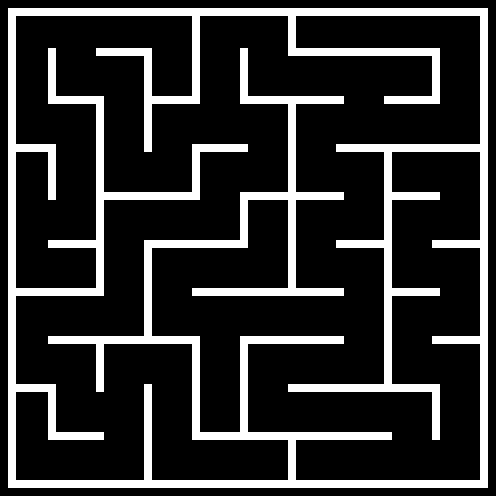

This game map was drawn from its Tiled (.tmx) file and the tilesets committed beside it. A one-line description and the trimmed map source follow:
An orthogonal 62x62 tile map with 8x8 px tiles, 1 tile layer (Background) and 57 objects (4x Painter, Player, Checkpoint).

<map version="1.10" tiledversion="1.10.2" orientation="orthogonal" renderorder="right-down" width="62" height="62" tilewidth="8" tileheight="8" infinite="0" nextlayerid="4" nextobjectid="60">
 <tileset firstgid="1" source="Mazeball.tsx" />
 <layer id="1" name="Background" width="62" height="62">
  <data>[3844 cells, 717 non-empty, 1 distinct tile ids]</data>
 </layer>
 <objectgroup id="2" name="Spawnpoints">
  <object id="52" name="Player" type="Player" x="204" y="19" width="30" height="30" />
  <object id="53" name="Painter" type="Painter" x="397" y="159" width="30" height="30">
   <properties>
    <property name="colour" value="Yellow" />
   </properties>
  </object>
  <object id="54" name="Painter" type="Painter" x="300" y="444" width="30" height="30">
   <properties>
    <property name="colour" value="Red" />
   </properties>
  </object>
  <object id="55" name="Painter" type="Painter" x="62" y="252" width="30" height="30">
   <properties>
    <property name="colour" value="Blue" />
   </properties>
  </object>
  <object id="56" name="Painter" type="Painter" x="158" y="61" width="30" height="30">
   <properties>
    <property name="colour" value="Green" />
   </properties>
  </object>
  <object id="58" name="Checkpoint" type="Checkpoint" x="257" y="465.75">
   <polygon points="0,0 31.75,0 31.5,15.25 -0.25,15.25" />
  </object>
 </objectgroup>
 <objectgroup id="3" name="Walls">
  <object id="1" x="8.25" y="8.75">
   <polygon points="0,0 0.25,7 479.5,7 479.75,-0.25" />
  </object>
  <object id="2" x="8.25" y="16.5">
   <polygon points="0,0 7.5,0 7.5,463.75 -0.25,463.75" />
  </object>
  <object id="3" x="8.5" y="480.75">
   <polygon points="0,0 479,-0.25 479,7.25 -0.25,7.25" />
  </object>
  <object id="4" x="480.5" y="479.75">
   <polygon points="0,0 7.25,0 7,-463.25 -0.25,-463.25" />
  </object>
  <object id="5" x="16.25" y="384.5">
   <polygon points="0,0 39.25,0 39,7 -0.25,7.25" />
  </object>
  <object id="6" x="48.5" y="392.5">
   <polygon points="0,0 7,0 7,39.25 -0.25,39.5" />
  </object>
  <object id="7" x="48.25" y="432.25">
   <polygon points="0,0 55.75,0 55.5,7.5 0,7.75" />
  </object>
  <object id="8" x="144.25" y="384.5">
   <polygon points="0,0 7.5,0 7.25,95.25 0.25,95.5" />
  </object>
  <object id="9" x="288.5" y="440.75">
   <polygon points="0,0 7.25,0 7.25,39.25 0,39" />
  </object>
  <object id="10" x="192.5" y="432.25">
   <polygon points="0,0 199.25,0.25 199.25,7.5 -0.25,7.5" />
  </object>
  <object id="11" x="432.25" y="392.25">
   <polygon points="0,0 7.75,0.25 7.5,47.75 0.25,47.75" />
  </object>
  <object id="12" x="288.5" y="384.25">
   <polygon points="0,0 0,7.5 151,7.5 151,0" />
  </object>
  <object id="13" x="240" y="344.25">
   <polygon points="0,0 7.5,-0.25 7.75,87 0,87" />
  </object>
  <object id="14" x="240" y="336.5">
   <polygon points="0,0 103.5,-0.25 103.25,7 0.25,7.5" />
  </object>
  <object id="15" x="192.25" y="344.5">
   <polygon points="0,0 7.5,-0.25 7.5,87 0.25,86.75" />
  </object>
  <object id="16" x="96.5" y="344.5">
   <polygon points="0,0 7,0.25 7,47 -0.25,47" />
  </object>
  <object id="17" x="48.25" y="336.5">
   <polygon points="0,0 151.75,0.25 151.25,7.5 0,6.75" />
  </object>
  <object id="18" x="432.25" y="336.25">
   <polygon points="0,0 47.25,0 47.75,7.25 0,7.5" />
  </object>
  <object id="19" x="384.25" y="383.75">
   <polygon points="0,0 7.75,0 7.5,-231.25 0,-231.5" />
  </object>
  <object id="20" x="144.5" y="335.5">
   <polygon points="0,0 7,0.25 7,-87.25 -0.25,-86.75" />
  </object>
  <object id="21" x="16.25" y="288.25">
   <polygon points="0,0 79.75,0.25 79.75,7.25 0,7.75" />
  </object>
  <object id="22" x="96.75" y="295.5">
   <polygon points="0,0 7,0.25 6.75,-191.25 -0.25,-191" />
  </object>
  <object id="23" x="144.5" y="240.75">
   <polygon points="0,0 0.25,7.25 95.5,6.75 95.5,-0.75" />
  </object>
  <object id="25" x="192.5" y="288.5">
   <polygon points="0,0 151.25,0 151,7 0,7.25" />
  </object>
  <object id="26" x="392.25" y="288.75">
   <polygon points="0,0 47.75,-0.25 47.5,6.75 0.25,6.75" />
  </object>
  <object id="27" x="432" y="240.5">
   <polygon points="0,0 48,0 47.75,7 0.5,7.25" />
  </object>
  <object id="28" x="336.25" y="240.25">
   <polygon points="0,0 47.5,-0.25 47.75,7.25 0.25,7.25" />
  </object>
  <object id="29" x="288.25" y="287.25">
   <polygon points="0,0 7.75,0.25 7.25,-183.25 0.25,-183" />
  </object>
  <object id="30" x="240.5" y="247.75">
   <polygon points="0,0 7.25,-0.25 7.25,-47.5 0,-47.25" />
  </object>
  <object id="31" x="240.25" y="192.5">
   <polygon points="0,0 0,7.5 47.75,7 47.75,0" />
  </object>
  <object id="32" x="296.5" y="192.5">
   <polygon points="0,0 47,-0.25 47,7 -0.25,7.25" />
  </object>
  <object id="33" x="392.5" y="192.75">
   <polygon points="0,0 47.25,-0.5 47,7 -0.5,6.75" />
  </object>
  <object id="34" x="336.25" y="144.5">
   <polygon points="0,0 0.25,7.25 143.5,7.25 143.25,-0.25" />
  </object>
  <object id="35" x="48.75" y="240.5">
   <polygon points="0,0 47.25,0.25 47.5,7 -0.25,7" />
  </object>
  <object id="36" x="16.25" y="144.5">
   <polygon points="0,0 39.5,-0.25 39.75,7.25 -0.25,7.5" />
  </object>
  <object id="37" x="48.5" y="152.75">
   <polygon points="0,0 7.5,0 7.25,46.5 -0.25,46.75" />
  </object>
  <object id="38" x="104.25" y="192.5">
   <polygon points="0,0 95.25,-0.25 95.5,7 -0.5,7" />
  </object>
  <object id="39" x="192" y="144.5">
   <polygon points="0,0 55.75,0 55.5,7 0.25,7" />
  </object>
  <object id="40" x="192.25" y="152.75">
   <polygon points="0,0 7.5,0 7.25,39.25 0.25,39.25" />
  </object>
  <object id="41" x="48.5" y="96.75">
   <polygon points="0,0 55.5,-0.5 55.25,7 -0.25,6.75" />
  </object>
  <object id="42" x="48.5" y="48.75">
   <polygon points="0,0 7.25,-0.25 7.5,47.25 -0.25,47.5" />
  </object>
  <object id="43" x="96.5" y="48.5">
   <polygon points="0,0 55,0 55,7.25 0,7" />
  </object>
  <object id="44" x="144.25" y="56.5">
   <polygon points="0,0 7.25,0 7.5,95.25 0,95" />
  </object>
  <object id="45" x="152.25" y="96.25">
   <polygon points="0,0 47.5,0 47.75,7.5 -0.75,7.75" />
  </object>
  <object id="46" x="240.75" y="96.25">
   <polygon points="0,0 103,0.25 103,7.25 -0.25,7.25" />
  </object>
  <object id="47" x="240" y="48.5">
   <polygon points="0,0 7.5,0 7.5,47 0.25,46.75" />
  </object>
  <object id="48" x="384.25" y="96.5">
   <polygon points="0,0 55.5,-0.5 55.25,7.25 0,7" />
  </object>
  <object id="49" x="432.5" y="56.5">
   <polygon points="0,0 7.25,0 7,39 0,38.75" />
  </object>
  <object id="50" x="288.25" y="48.25">
   <polygon points="0,0 151.5,0.25 151.5,7.25 0,7" />
  </object>
  <object id="51" x="288.25" y="16.25">
   <polygon points="0,0 7.75,-0.25 7.75,31.5 0,31.25" />
  </object>
  <object id="59" x="192" y="16.5">
   <polygon points="0,0 7.75,0.25 7.25,80 0.5,79.25" />
  </object>
 </objectgroup>
</map>